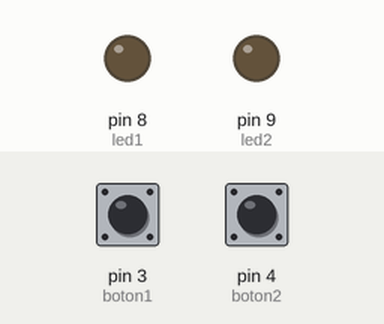
The sketch below on a simulated Arduino Uno, built with avr-gcc and run on an emulated ATmega328P. Shown: output pins drawn as LEDs (lit = HIGH). Dashed ring = blinking. The inputs (shaded band) are chosen by the test bench; at power-on: pin 3 (boton1) LOW, pin 4 (boton2) LOW.

Above: at 1.2 s.
1.3 s: pin 3 (boton1) pulled HIGH for 0.15 s
At 1.37 s:
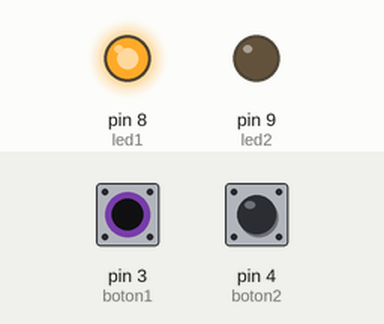
2.9 s: pin 4 (boton2) pulled HIGH for 0.15 s
At 2.97 s:
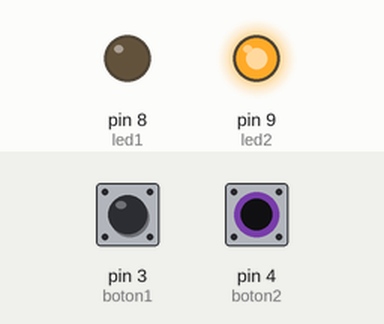
4.5 s: pin 4 (boton2) pulled HIGH for 3.2 s
At 8.3 s:
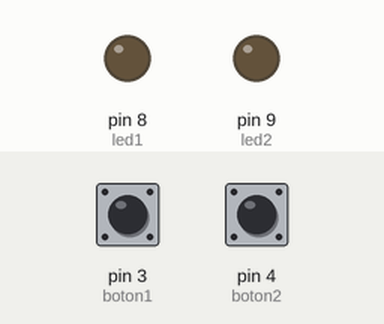
9.2 s: pin 3 (boton1) pulled HIGH for 3.2 s
At 10.6 s:
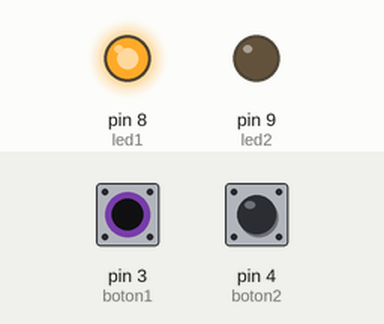
13.9 s: pin 3 (boton1) driven HIGH and pin 4 (boton2) driven HIGH
At 14.0 s:
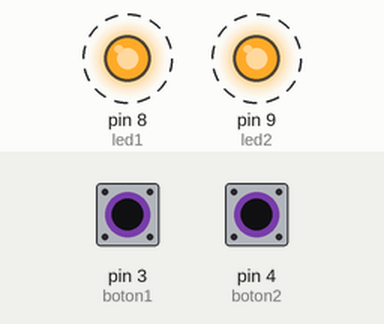
Timing chart, 0 to 17.9 s (numbered marks = the images above; inputs shaded):
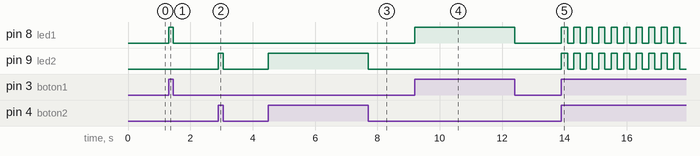

Measured:
- after the input at 1.3 s, pin 8 (led1): LOW → HIGH at once, → LOW 0.15 s later
- after the input at 2.9 s, pin 9 (led2): LOW → HIGH at once, → LOW 0.15 s later
- after the input at 4.5 s, pin 9 (led2): LOW → HIGH at once, → LOW 3.2 s later
- after the input at 9.2 s, pin 8 (led1): LOW → HIGH at once, → LOW 3.2 s later
- after the input at 13.9 s, pin 8 (led1), pin 9 (led2): alternates HIGH for 0.20 s and LOW for 0.20 s, starting at once

The sketch:

Practica10_DosBotonesVariasFormas.ino
```cpp
int boton1 = 3;
int boton2 = 4;
int led1 = 8;
int led2 = 9;

void setup() {
  pinMode(boton1, INPUT);
  pinMode(boton2, INPUT);
  pinMode(led1, OUTPUT);
  pinMode(led2, OUTPUT);
}

void loop() {
  int estadoBoton1 = digitalRead(boton1);
  int estadoBoton2 = digitalRead(boton2);

  // Caso 1: SOLO botón1 presionado
  if (estadoBoton1 == HIGH && estadoBoton2 == LOW) {
    digitalWrite(led1, HIGH);
    digitalWrite(led2, LOW);
  }

  // Caso 2: SOLO botón2 presionado
  else if (estadoBoton1 == LOW && estadoBoton2 == HIGH) {
    digitalWrite(led1, LOW);
    digitalWrite(led2, HIGH);
  }

  // Caso 3: AMBOS botones presionados → parpadeo 7 veces
  else if (estadoBoton1 == HIGH && estadoBoton2 == HIGH) {
    for (int i = 0; i < 7; i++) {
      digitalWrite(led1, HIGH);
      digitalWrite(led2, HIGH);
      delay(200);
      digitalWrite(led1, LOW);
      digitalWrite(led2, LOW);
      delay(200);
    }
  }

  // Caso 4: NINGÚN botón presionado
  else {
    digitalWrite(led1, LOW);
    digitalWrite(led2, LOW);
  }
}
```
